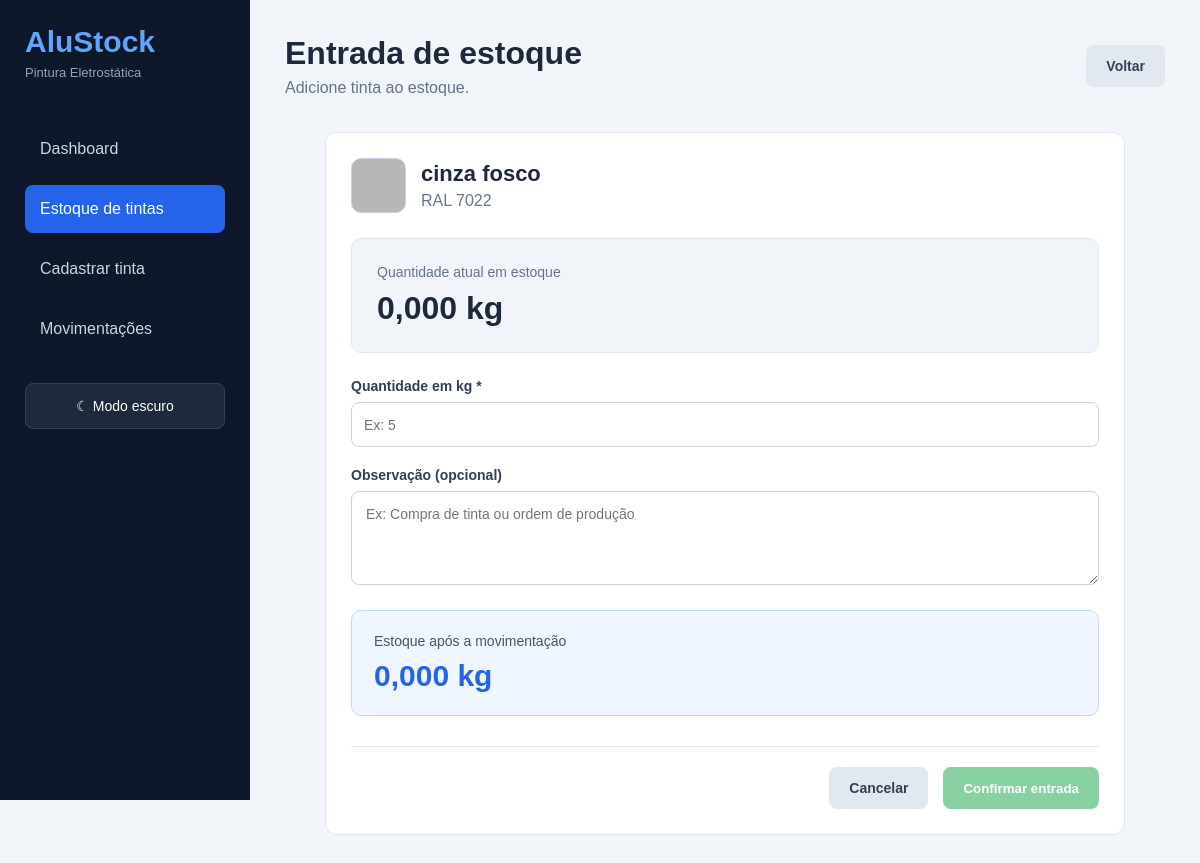
Page /entrada.php?id=1 on the committed database.
### tables this page shows
CREATE TABLE tintas (
    id INT AUTO_INCREMENT PRIMARY KEY,
    nome VARCHAR(100) NOT NULL,
    codigo VARCHAR(50) NOT NULL,
    fabricante VARCHAR(100),
    acabamento VARCHAR(50),
    tipo VARCHAR(50),
    quantidade DECIMAL(10,3) DEFAULT 0,
    estoque_minimo DECIMAL(10,3) DEFAULT 5,
    lote VARCHAR(50),
    validade DATE,
    localizacao VARCHAR(100),
    cor_hex VARCHAR(7) DEFAULT '#FFFFFF',
    valor_kg DECIMAL(10,2),
    data_cadastro TIMESTAMP DEFAULT CURRENT_TIMESTAMP
);

### entrada.php (called while the page is built)
<?php
$tipoMovimentacao = "entrada";
require __DIR__ . "/movimentar.php";

### movimentar.php (the view, shortened to what this page needs)
<?php
require_once "config/conexao.php";
$id = filter_input(INPUT_GET, "id", FILTER_VALIDATE_INT);
$entrada = $tipoMovimentacao === "entrada";
$titulo = $entrada
    ? "Entrada de estoque"
    : "Saída de estoque";
$stmt = $pdo->prepare(
    "SELECT * FROM tintas WHERE id = ?"
);
$stmt->execute([$id]);
$tinta = $stmt->fetch(PDO::FETCH_ASSOC);
function texto($valor) {
    return htmlspecialchars(
        (string) ($valor ?? ""),
        ENT_QUOTES,
        "UTF-8"
    );
}
$cor = preg_match(
    '/^#[0-9a-fA-F]{6}$/',
    $tinta["cor_hex"] ?? ""
) ? $tinta["cor_hex"] : "#FFFFFF";
?>
<!DOCTYPE html>
<html lang="pt-BR">
<head>
    <link rel="stylesheet"
        href="/site-fast/estoque-tintas/css/style.css?v=7">
</head>
<body>
    <aside class="sidebar">
        <div class="logo">
            <h2>AluStock</h2>
            <p>Pintura Eletrostática</p>
        </div>
        <nav>
            <a href="index.php">Dashboard</a>
            <a href="estoque.php" class="ativo">Estoque de tintas</a>
            <a href="cadastrar.php">Cadastrar tinta</a>
            <a href="movimentacoes.php">Movimentações</a>
        </nav>
    </aside>
    <main class="conteudo">
        <header class="cabecalho">
            <div>
                <h1><?= texto($titulo) ?></h1>
                <p>
                    <?= $entrada
                        ? "Adicione tinta ao estoque."
                        : "Registre a quantidade utilizada." ?>
                </p>
            </div>
            <a href="estoque.php" class="botao-secundario">
                Voltar
            </a>
        </header>
        <section class="painel painel-movimentacao">
            <div class="mov-tinta">
                <div class="cor-grande"
                    style="background-color: <?= $cor ?>">
                </div>
                <div>
                    <h3><?= texto($tinta["nome"]) ?></h3>
                    <p><?= texto($tinta["codigo"] ?: "Sem código") ?></p>
                </div>
            </div>
            <div class="saldo-atual">
                <p>Quantidade atual em estoque</p>
                <h2 id="saldo-atual"
                    data-saldo="<?= texto($tinta["quantidade"]) ?>">
                    <?= number_format(
                        $tinta["quantidade"], 3, ",", "."
                    ) ?> kg
                </h2>
            </div>
            <form method="POST">
                <div class="campo">
                    <label>Quantidade em kg *</label>
                    <input type="number"
                        name="quantidade"
                        id="quantidade-mov"
                        min="0.001"
                        step="0.001"
                        placeholder="Ex: 5"
                        value="<?= texto($_POST["quantidade"] ?? "") ?>"
                        required>
                </div>
                <div class="campo campo-observacao">
                    <label>Observação (opcional)</label>
                    <textarea
                        name="observacao"
                        rows="4"
                        placeholder="Ex: Compra de tinta ou ordem de produção"><?= texto($_POST["observacao"] ?? "") ?></textarea>
                </div>
                <div class="saldo-previsto">
                    <p>Estoque após a movimentação</p>
                    <h2 id="novo-saldo">
                    </h2>
                </div>
                <div class="form-acoes">
                    <a href="estoque.php" class="botao-secundario">
                        Cancelar
                    </a>
                    <button type="submit"
                        id="confirmar-mov"
                        class="botao <?= $entrada
                            ? 'botao-entrada'
                            : 'botao-saida' ?>">
                        <?= $entrada
                            ? "Confirmar entrada"
                            : "Confirmar saída" ?>
                    </button>
                </div>
            </form>
        </section>
    </main>
</body>
</html>

### css/style.css (style rules this page uses)
* { margin: 0; padding: 0; box-sizing: border-box; font-family: Arial, Helvetica, sans-serif; }
body { background: #f1f5f9; color: #1e293b; }
.sidebar { width: 250px; height: 100vh; background: #0f172a; color: white; position: fixed; padding: 25px; }
.logo { margin-bottom: 45px; }
.logo h2 { font-size: 30px; color: #60a5fa; }
.logo p { font-size: 13px; color: #94a3b8; margin-top: 6px; }
.sidebar nav { display: flex; flex-direction: column; gap: 12px; }
.sidebar nav a { color: #cbd5e1; text-decoration: none; padding: 15px; border-radius: 8px; transition: 0.2s; }
.sidebar nav a:hover, .sidebar nav a.ativo { background: #2563eb; color: white; }
.conteudo { margin-left: 250px; padding: 35px; }
.cabecalho { display: flex; justify-content: space-between; align-items: center; margin-bottom: 35px; gap: 20px; }
.cabecalho h1 { font-size: 32px; }
.cabecalho p { color: #64748b; margin-top: 7px; }
.botao { background: #2563eb; color: white; text-decoration: none; padding: 13px 20px; border-radius: 8px; border: none; cursor: pointer; font-weight: bold; }
.painel { background: white; padding: 25px; border-radius: 12px; border: 1px solid #e2e8f0; }
.painel h2 { margin-bottom: 20px; }
.campo { display: flex; flex-direction: column; gap: 8px; }
.campo label { font-size: 14px; font-weight: bold; color: #334155; }
.campo input, .campo select { width: 100%; height: 45px; padding: 12px; border: 1px solid #cbd5e1; border-radius: 8px; background: #ffffff; color: #1e293b; font-size: 14px; outline: none; transition: 0.2s; }
.form-acoes { display: flex; justify-content: flex-end; gap: 15px; margin-top: 30px; padding-top: 20px; border-top: 1px solid #e2e8f0; }
.botao-secundario { display: inline-block; padding: 13px 20px; background: #e2e8f0; color: #334155; border-radius: 8px; text-decoration: none; font-size: 14px; font-weight: bold; }
.cor-grande { width: 55px; height: 55px; flex-shrink: 0; border: 1px solid #cbd5e1; border-radius: 10px; }
.painel-movimentacao { max-width: 800px; margin: 0 auto; }
.mov-tinta { display: flex; align-items: center; gap: 15px; margin-bottom: 25px; }
.mov-tinta h3 { font-size: 22px; color: #1e293b; }
.mov-tinta p { color: #64748b; margin-top: 5px; }
.saldo-atual { padding: 25px; background: #f1f5f9; border: 1px solid #e2e8f0; border-radius: 10px; margin-bottom: 25px; }
.saldo-atual p { color: #64748b; font-size: 14px; margin-bottom: 10px; }
.saldo-atual h2 { font-size: 32px; color: #1e293b; margin: 0; }
.campo-observacao { margin-top: 20px; }
.campo textarea { width: 100%; padding: 14px; border: 1px solid #cbd5e1; border-radius: 8px; font-size: 14px; color: #334155; resize: vertical; outline: none; }
.saldo-previsto { margin-top: 25px; padding: 22px; background: #eff6ff; border: 1px solid #bfdbfe; border-radius: 10px; }
.saldo-previsto p { font-size: 14px; color: #475569; margin-bottom: 10px; }
.saldo-previsto h2 { font-size: 30px; color: #2563eb; margin: 0; }
.botao-entrada { background: #16a34a; }
.botao:disabled { opacity: 0.5; cursor: not-allowed; }
.sidebar { overflow-y: auto; }

### rows in the picture
tintas: nome "cinza fosco", codigo "RAL 7022", quantidade "0,000"

### other values in the picture
texto($titulo) "Entrada de estoque"
